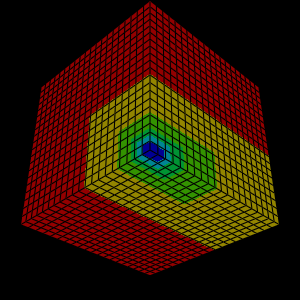

This chart was generated by the following Python code:
#!/usr/bin/env python

# Resample a pre-configured HyperTreeGrid with a wavelet dataset
# using vtkResampleWithDataSet, colored by tree depth.

# Factory overrides
import vtkmodules.vtkInteractionStyle  # noqa: F401
import vtkmodules.vtkRenderingOpenGL2  # noqa: F401

from vtkmodules.vtkFiltersCore import vtkResampleWithDataSet
from vtkmodules.vtkFiltersSources import vtkHyperTreeGridPreConfiguredSource
from vtkmodules.vtkCommonCore import vtkLookupTable
from vtkmodules.vtkImagingCore import vtkRTAnalyticSource
from vtkmodules.vtkRenderingCore import (
    vtkActor,
    vtkDataSetMapper,
    vtkRenderWindow,
    vtkRenderWindowInteractor,
    vtkRenderer,
)

# Source: pre-configured HyperTreeGrid
htg_source = vtkHyperTreeGridPreConfiguredSource()
htg_source.SetHTGMode(vtkHyperTreeGridPreConfiguredSource.CUSTOM)
htg_source.SetCustomArchitecture(vtkHyperTreeGridPreConfiguredSource.UNBALANCED)
htg_source.SetCustomDim(3)
htg_source.SetCustomFactor(2)
htg_source.SetCustomDepth(6)
htg_source.SetCustomSubdivisions(3, 3, 2)
htg_source.SetCustomExtent(-10, 10, -10, 10, -10, 10)

# Source: wavelet as probing geometry
wavelet = vtkRTAnalyticSource()

# Filter: resample the HyperTreeGrid onto the wavelet
prober = vtkResampleWithDataSet()
prober.SetInputConnection(wavelet.GetOutputPort())
prober.SetSourceConnection(htg_source.GetOutputPort())
prober.SetPassPointArrays(True)
prober.SetUseImplicitArrays(False)
prober.Update()
prober.GetOutput().GetPointData().SetActiveScalars("Depth")

# Lookup table for tree depth
lookup_table = vtkLookupTable()
lookup_table.SetNumberOfTableValues(6)
lookup_table.SetTableRange(0, 5)

# Mapper
mapper = vtkDataSetMapper()
mapper.SetInputConnection(prober.GetOutputPort())
mapper.ScalarVisibilityOn()
mapper.SetLookupTable(lookup_table)
mapper.UseLookupTableScalarRangeOn()
mapper.SetScalarModeToUsePointData()
mapper.ColorByArrayComponent("Depth", 0)
mapper.InterpolateScalarsBeforeMappingOn()

# Actor
actor = vtkActor()
actor.SetMapper(mapper)
actor.GetProperty().SetRepresentationToSurface()
actor.GetProperty().EdgeVisibilityOn()

# Renderer
renderer = vtkRenderer()
renderer.AddActor(actor)

# Window
render_window = vtkRenderWindow()
render_window.AddRenderer(renderer)
render_window.SetWindowName("resample hypertreegrid with dataset")

# Scene
camera = renderer.GetActiveCamera()
camera.SetPosition(-15, -15, -15)
renderer.ResetCamera()

# Interactor
interactor = vtkRenderWindowInteractor()
interactor.SetRenderWindow(render_window)

interactor.Initialize()
interactor.Start()
